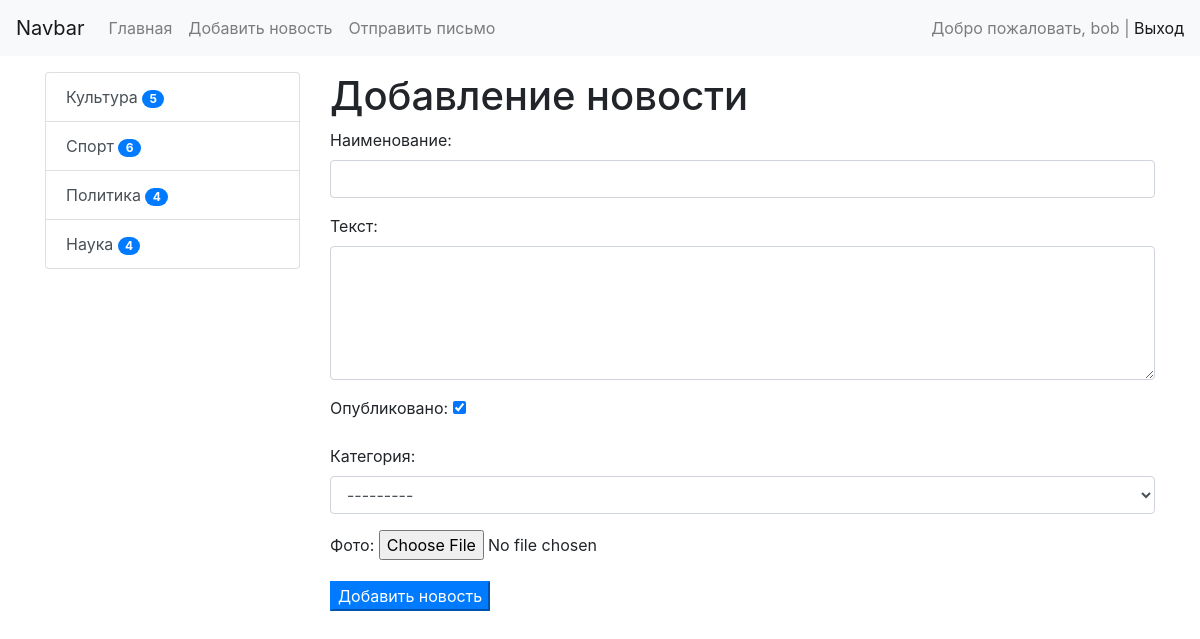
The page /news/add_news/ (signed in) on the database its author committed.
### news/models.py (models this page shows)
class Category(models.Model):
    title = models.CharField(max_length=150, db_index=True, verbose_name='Наименование категории')
    def __str__(self):
        return self.title
    def get_absolute_url(self):
        return reverse('category', kwargs={'category_id': self.pk})
    class Meta:
        verbose_name = 'Категория'
        verbose_name_plural = 'Категории'
        ordering = ['title']

### news/views.py (the view)
# urls.py: path('news/add_news/', CreateNews.as_view(), name='add_news'),
class CreateNews(LoginRequiredMixin, CreateView):
    form_class = NewsForm
    template_name = 'news/add_news.html'
    login_url = reverse_lazy('home')
    raise_exception = True

### news/forms.py (shortened to what this page needs)
class NewsForm(forms.ModelForm):
    class Meta:
        model = News
        fields = ['title', 'content', 'is_published', 'category', 'photo']  # или '__all__'
        widgets = {
            'title': forms.TextInput(attrs={'class': 'form-control'}),
            'content': forms.Textarea(attrs={'class': 'form-control', 'rows': 5}),
            'category': forms.Select(attrs={'class': 'form-control'})
        }

### news/templatetags/news_tags.py (called while the page is built)
@register.simple_tag()  # декоратор для того, чтобы зарегистрировать функцию в теги шаблона
def get_categories():
    category_list = Category.objects.annotate(cnt=Count('get_news')).filter(cnt__gt=0)
    return category_list

### news/templates/news/add_news.html (shortened to what this page needs)
{% extends 'base.html' %}
{% block content %}
<h1>Добавление новости</h1>
<form action="{% url 'add_news' %}" method="POST">
    {{ form.as_p }}
    <button type="submit" class="btn-primary btm-block">Добавить новость</button>
</form>
{% endblock %}

### templates/base.html (shortened to what this page needs)
{% load static %}
<!doctype html>
<html lang="en">
<head>
    <link rel="stylesheet" href="{% static 'bootstrap/css/bootstrap.min.css' %}">
</head>
<body>
{% include 'inc/_nav.html' %}
<div class="container mt-3">
    <div class="row">
        <div class="col-md-3">
            {% include 'inc/_sidebar.html' %}
        </div>
        <div class="col-md-9">
            {%block content%} {% endblock %}
        </div>
    </div>
</div>
</body>
</html>

### templates/inc/_nav.html (shortened to what this page needs)
<nav class="navbar navbar-expand-lg navbar-light bg-light">
    <a class="navbar-brand" href="{% url 'home' %}">Navbar</a>
    <div class="collapse navbar-collapse" id="navbarSupportedContent">
        <ul class="navbar-nav mr-auto">
            <li class="nav-item"><a class="nav-link" href="{% url 'home' %}">Главная</a></li>
            {% if request.user.is_authenticated %}
                <li class="nav-item"><a class="nav-link" href="{% url 'add_news' %}">Добавить новость</a></li>
                <li class="nav-item"><a class="nav-link" href="{% url 'mail_send' %}">Отправить письмо</a></li>
            {% endif %}
        </ul>
        <span class="navbar-text">
            {% if request.user.is_authenticated %}
                Добро пожаловать, {{ user.username }} | <a href="{% url 'logout' %}">Выход</a>
            {% else %}
                <a href="{% url 'register' %}">Register</a> | <a href="{% url 'login' %}">Login</a>
            {% endif %}
        </span>
    </div>
</nav>

### templates/inc/_sidebar.html
{% load news_tags %}
<div class="list-group">
    {% get_categories as categories %}
    {% for cat_item in categories %}
    <a href="{{ cat_item.get_absolute_url }}" class="list-group-item list-group-item-action" >{{ cat_item.title }} <span class="badge badge-primary badge-pill"> {{ cat_item.cnt }} </span></a>
    {% endfor %}
</div>

### rows shown on the page
Category: title "Культура", cnt "5"
Category: title "Спорт", cnt "6"
Category: title "Политика", cnt "4"
Category: title "Наука", cnt "4"

### other values the page prints
{{ user.username }} "bob"
